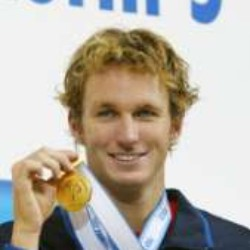
//> input picture FaceIdentification/data/test_face_recognizer/images/compare_im/Aaron_Peirsol_0001.jpg, 250 x 250 px, given in place of _0.jpg, which was not available
$ ./verify_face_rec ../../data/test_face_recognizer/images/compare_im/Aaron_Peirsol_0001.jpg ../../data/test_face_recognizer/images/compare_im/   (built with g++ and OpenCV 4)
//> lines starting //> are read from the running program, lines starting //| are printed output that depends on the picture; pictures that were not available may be replaced by others from this repository, and a replacement may not be noted
#include "face_rec.h"
#include <iostream>
#include <fstream>
#include <sstream>
//#include <conio.h>
#include <sys/time.h>
#include <io.h>
#include <sys/stat.h>
#include <unistd.h>
#include <sys/types.h>

#ifdef DUSE_DLIB
#define FEATURE_LENGTH 128
using namespace seeta;
using namespace dlib;
#else
#define FEATURE_LENGTH 2048
using namespace seeta;
#endif

using namespace std;
using namespace cv;

float* gallery_fea = NULL;
float* probe_fea = NULL;
float* gallery_fea_pair = NULL;
float* probe_fea_pair = NULL;
std::vector<string> pic_name;
std::vector<string> id_file_whole_name;
std::vector<string> photo_file_whole_name;

void listline(const char * filename,const char * dirc);
void listFiles(const char * filename);
string compare_function(string file1,string file2);
int pic_num=0;
int single_pic=0;
FILE *file_stream_unpair = NULL;
FILE *file_stream_pair = NULL;
string name1_backup="";

int main(int argc, char *argv[])
{
	gallery_fea = new float[FEATURE_LENGTH];
	probe_fea = new float[FEATURE_LENGTH];
	gallery_fea_pair = new float[FEATURE_LENGTH];
	probe_fea_pair = new float[FEATURE_LENGTH];

	// Using FaceDAI Library

	cout<<"start init"<<endl;
	Face_Rec_Init(1);
//> (this line was passed over: Face_Rec_Init is not available in this run)


	cout<<"start extract"<<endl;

	file_stream_unpair = fopen("not_pair_face_result.txt", "w+");
	file_stream_pair = fopen("pair_face_result.txt", "w+");

	char* name=argv[1];
	char* dir=argv[2];
	single_pic=0;

    struct stat stat_file;
    if(stat(name, &stat_file) == 0){
        if((stat_file.st_mode & S_IFMT) == S_IFDIR){
			id_file_whole_name.clear();
			photo_file_whole_name.clear();
            listFiles(name);

			for(int p=0;p<id_file_whole_name.size();p++)
			{
				for(int q=0;q<photo_file_whole_name.size();q++)
				{
					if(p!=q)
					{
						cout << id_file_whole_name.at(p)<<"  with  "<<photo_file_whole_name.at(q)<< "\n";
						string strSave = compare_function(id_file_whole_name.at(p),photo_file_whole_name.at(q));
						// [4 lines of commented-out code are left out]
						strSave+="\n";
						if(NULL != file_stream_unpair)
							fwrite(strSave.c_str(), sizeof(char),strSave.length() ,file_stream_unpair);
					}
				}
			}
        }
		else
		{
			listline(name,dir);
		}
    }else{
		cout<<"parameter should be: dir  or ***.txt and dir" <<endl;
    }

	if(NULL != file_stream_unpair)
		fclose(file_stream_unpair);
	if(NULL != file_stream_pair)
		fclose(file_stream_pair);

	Face_Rec_Deinit();
	//std::cout << "two picture detect successfully"<<endl;
	//std::cout << "demo is over, press any key to exit!!!"<<endl;


	delete(gallery_fea);
	delete(probe_fea);
	delete(gallery_fea_pair);
	delete(probe_fea_pair);

	gallery_fea=NULL;
	probe_fea=NULL;
	gallery_fea_pair=NULL;
	probe_fea_pair=NULL;

	return 0;
}

// [104 lines left out: function listFiles, not called in this run]

void listline(const char * filename,const char * dirc)
{
	FILE *pair_txt = fopen(filename, "rb");
	if(!pair_txt){
        cout << " read file error  "<< "\n";
        return;
    }
    fseek(pair_txt, 0, SEEK_END);
    int nleft = ftell(pair_txt);
    fseek(pair_txt, 0, SEEK_SET);

    char buff[100] = {0x00};
    int nread = 0;//, nleft = stat_file.st_size;
	while (fgets(buff, 100, pair_txt) != NULL)
	{
		string str=buff;
		nread=str.size();
		nleft -= (nread+1);

		string name1="";
		string name2="";
		string num1="";
		string num2="";
		string final_file1="";
		string final_file2="";
		size_t posz1,posz2,posz3,posz4;
		string skip="	";
		bool isoneman=0;

		if((posz1=str.find(skip,0))!=string::npos)
			name1=str.substr(0,posz1);
		if((posz2=str.find(skip,posz1+skip.length()))!=string::npos)
			num1=str.substr(posz1+skip.length(),posz2-(posz1+skip.length()));
		if((posz3=str.find(skip,posz2+skip.length()))!=string::npos)
		{
			name2=str.substr(posz2+skip.length(),posz3-(posz2+skip.length()));
			if(str.at(nread-1)=='\n')
				num2=str.substr(posz3+skip.length(),nread-posz3-2);
			else
				num2=str.substr(posz3+skip.length(),nread-posz3);
		}
		else
		{
			isoneman=1;
			name2=name1;
			if(str.at(nread-1)=='\n')
				num2=str.substr(posz2+skip.length(),nread-posz2-2);
			else
				num2=str.substr(posz2+skip.length(),nread-posz2);
		}

		if(num1.length()==1)
			num1="00"+num1;
		else if(num1.length()==2)
			num1="0"+num1;
		if(num2.length()==1)
			num2="00"+num2;
		else if(num2.length()==2)
			num2="0"+num2;

		string dir=dirc;
		string filename11=name1+"_0"+num1+".jpg";
		string filename22=name2+"_0"+num2+".jpg";
		final_file1=dir+"\\"+name1+"\\"+filename11;
		final_file2=dir+"\\"+name2+"\\"+filename22;
		cout<<final_file1<<" compare with "<<final_file2;
		string strSave=compare_function(final_file1,final_file2);
		cout<<" result is "<<strSave<<"\n";

		strSave+="\n";
		if(isoneman)
		{
			if(NULL != file_stream_pair)
				fwrite(strSave.c_str(), sizeof(char),strSave.length() ,file_stream_pair);
		}
		else
		{
			if(NULL != file_stream_unpair)
				fwrite(strSave.c_str(), sizeof(char),strSave.length() ,file_stream_unpair);
		}
	}
    fclose(pair_txt);
}

string compare_function(string file1,string file2)
{
	cv::Mat gallery_src_data_color = cv::imread(file1, 1);
//> gallery_src_data_color is the input picture: 250 rows x 250 cols, CV_8UC3; mean B, G, R 165.9, 177.4, 184.9
	cv::Mat gallery_src_data_gray;
	cv::cvtColor(gallery_src_data_color, gallery_src_data_gray, CV_BGR2GRAY);
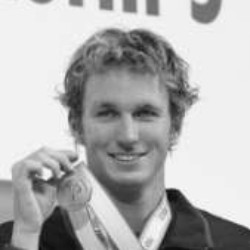
//> gallery_src_data_gray: 250 rows x 250 cols, CV_8UC1; min 10, max 254, mean 178.4

	cv::Mat probe_dst_data_color = cv::imread(file2, 1);
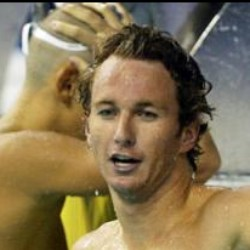
//> input picture FaceIdentification/data/test_face_recognizer/images/compare_im/Aaron_Peirsol_0004.jpg, 250 x 250 px, given in place of _0����.jpg, which was not available
//> probe_dst_data_color is the input picture: 250 rows x 250 cols, CV_8UC3; mean B, G, R 84.3, 117, 134
	cv::Mat probe_dst_data_gray;
	cv::cvtColor(probe_dst_data_color, probe_dst_data_gray, CV_BGR2GRAY);
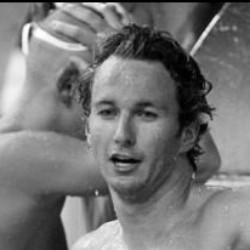
//> probe_dst_data_gray: 250 rows x 250 cols, CV_8UC1; min 0, max 255, mean 118.3

//> (the run ends here: the program needs code that is not available in this run, at `Face_Rec_Extract(0,gallery_src_data_color,gallery_src_data_gray,galler..`)
